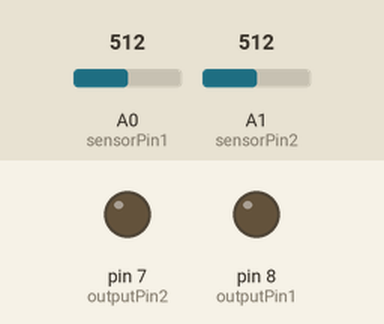
Simulated run of this sketch. Board: Arduino Uno, built with avr-gcc and run on an emulated ATmega328P. On the bench: output pins drawn as LEDs (lit = HIGH). The inputs (shaded band) are chosen by the test bench; at power-on: A0 (sensorPin1) = 512, A1 (sensorPin2) = 512.

Above: at 1.2 s.
1.3 s: A0 (sensorPin1) set to 738
2.8 s: A0 (sensorPin1) set to 764
At 4.0 s:
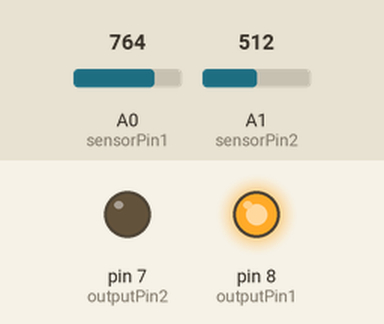
4.3 s: A1 (sensorPin2) set to 785
5.8 s: A1 (sensorPin2) set to 818
At 7.0 s:
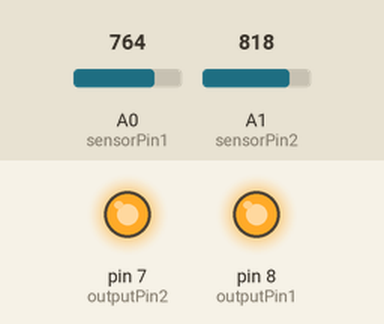
7.3 s: A0 (sensorPin1) set to 740
At 7.8 s:
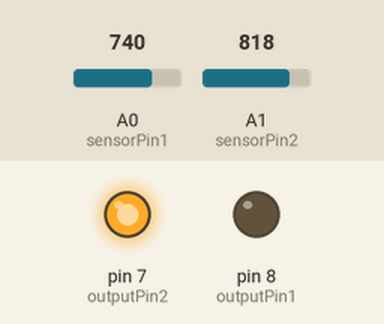
8.8 s: A0 (sensorPin1) set to 760
At 9.7 s:
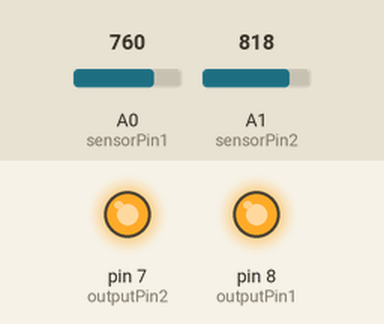
Timing chart, 0 to 11.3 s (numbered marks = the images above; inputs shaded):
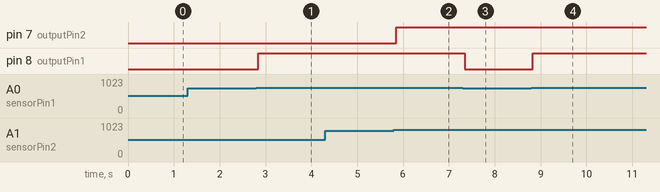

Measured:
- the behaviour switches between 750 and 751 on A0 (sensorPin1) (found by bisection; images 0 and 1)
- the behaviour switches between 800 and 801 on A1 (sensorPin2) (found by bisection; images 1 and 2)
- after the input at 1.3 s, every drawn part: stays the same
- after the input at 2.8 s, pin 8 (outputPin1): LOW → HIGH at once
- after the input at 4.3 s, every drawn part: stays the same
- after the input at 5.8 s, pin 7 (outputPin2): LOW → HIGH after 0.05 s
- after the input at 7.3 s, pin 8 (outputPin1): HIGH → LOW at once
- after the input at 8.8 s, pin 8 (outputPin1): LOW → HIGH at once

The sketch:

arduinoIRRead.ino
```cpp
int sensorPin1 = A0;    // select the input pin for the potentiometer
int sensorPin2 = A1;    // select the input pin for the potentiometer
int outputPin1 = 8;      // select the pin for the LED
int outputPin2 = 7;      // select the pin for the LED
int sensorValue = 20;  // variable to store the value coming from the sensor
int leftInput;
int rightInput;
int threshHoldValueLeft = 750;
int threshHoldValueRight = 800;

// Ip left right
// .181 600 600
// .99 990 980
// .75 750 750
// .42 450 450
// .205 995 995
void setup() {
  // declare the ledPin as an OUTPUT:
  pinMode(outputPin1, OUTPUT);
  pinMode(outputPin2, OUTPUT);
  // turn the left IR pin on
  //digitalWrite(ledPin1, HIGH);
  // turn the right IR pin on
  //digitalWrite(ledPin2, HIGH);
  Serial.begin(115200);
}

void loop() {
  // read the value from the sensor:
  leftInput = analogRead(sensorPin1);
  rightInput = analogRead(sensorPin2);
  //Serial.println(leftInput);
  //Serial.print(' ');
  //Serial.println(rightInput);

  // stop the program for <sensorValue> milliseconds:
  delay(sensorValue);

  if(leftInput > threshHoldValueLeft)
  {
    digitalWrite(outputPin1,HIGH);
  }
  else
  {
    digitalWrite(outputPin1,LOW);
  }


  if(rightInput > threshHoldValueRight)
  {
    digitalWrite(outputPin2,HIGH);
  }
  else
  {
    digitalWrite(outputPin2,LOW);
  }


  // stop the program for for <sensorValue> milliseconds:
  delay(sensorValue);
}
```
